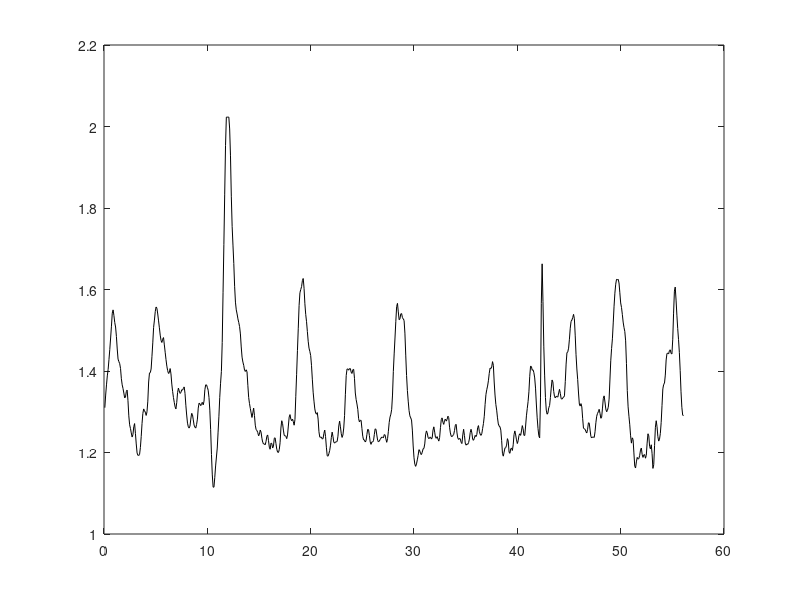

MATLAB code to generate this figure: (Note: this script raises an error after producing the figure.)
% Example 4.6 Apply a rectangular window lowpass filter to the noisey
%   respiratory signal. Show the signal before and after
%   filtering with filters having 17 and 65 coefficients.  Use a Blackman
%   window to truncate the filter's impulse response.  
%
close all; clear all;
load Resp;                   % Get data 
N = length(resp);            % Get data length
fs = 12.5;                   % Sample frequency
t = (1:N)/fs;                % Time vector for plotting
L = 65;                      % Filter lengths
fc = 1/fs;                   % Cutoff frequency: 1.0 Hz
plot(t,resp+1,'k'); hold on;     % Plot original data
k  = -floor(L/2):-1;         % Construct k for negative b[k];
b = sin(2*pi*fc*k)./(pi*k);  % Construct negative b[k]
b =  [b 2*fc, fliplr(b)];    % Rest of b
b = b.*blackman(L);          % Apply Blackman window
%
y = conv(resp,b,'same');     % Apply filter (causal)
plot(t,y,'k');               % Plot filtered data
ylim([0 2.2]);
xlabel('Time (sec)','FontSize',14);
ylabel('Respiration (arbitrary  units)','FontSize',14);
